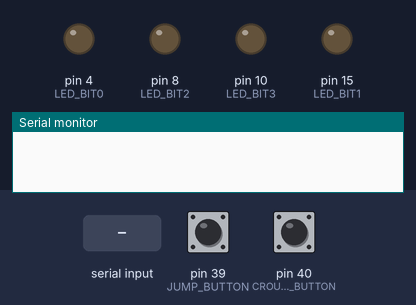
The sketch below on a simulated Arduino Mega 2560, built with avr-gcc and run on an emulated ATmega2560. Parts: output pins drawn as LEDs (lit = HIGH), the last lines printed to the serial monitor. The test bench sets the inputs (shaded band); at power-on: pin 39 (JUMP_BUTTON) HIGH, pin 40 (CROUCH_BUTTON) HIGH.

Above: at 1.2 s.
1.3 s: "R90\n" received over Serial
2.8 s: "90,45\n" received over Serial
At 3.5 s:
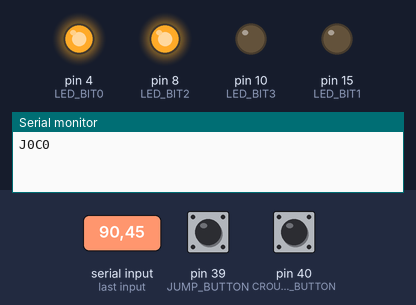
4.3 s: "30,150\n" received over Serial
At 4.7 s:
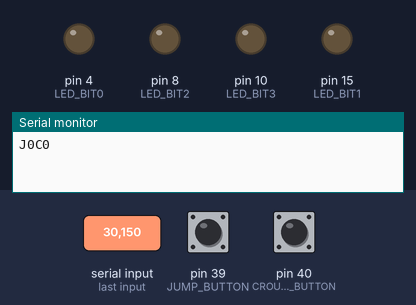
5.8 s: "200\n" received over Serial
7.3 s: "R,45\n" received over Serial
At 8.1 s:
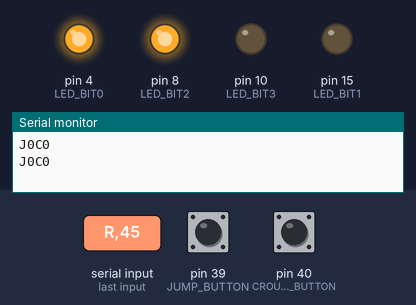
8.8 s: "90\n" received over Serial
At 9.2 s:
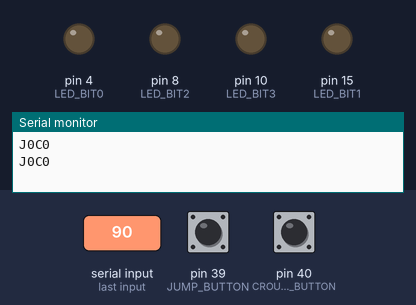
Timing chart, 0 to 11.3 s (numbered marks = the images above; inputs shaded):
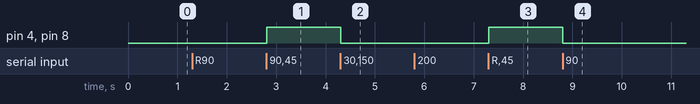

The sketch:

Dino_Jumper_Handshake.ino
```cpp
/*
  DINO JUMPER - ARDUINO CONTROLLER WITH HANDSHAKING

  Implements serial handshaking (call & response) between P5.js and Arduino.

  INPUTS (Sensors):
  - Pin 39: Jump Button
  - Pin 40: Crouch Button

  OUTPUTS (Actuators - 4 LEDs for binary score):
  - Pin 4:  LED 1 (bit 0 - ones place) - First digit
  - Pin 15: LED 2 (bit 1 - twos place) - Second digit
  - Pin 8:  LED 3 (bit 2 - fours place) - Third digit
  - Pin 10: LED 4 (bit 3 - eights place) - Fourth digit

  HANDSHAKING PROTOCOL:
  - P5 sends: 'R' (Request button state)
  - Arduino responds: "J1C0\n" (Jump=1, Crouch=0) or similar
  - P5 sends: score as integer (0-15)
  - Arduino displays score in binary on LEDs

  WIRING:
  - Pin 39 → Jump Button → GND (use internal pullup)
  - Pin 40 → Crouch Button → GND (use internal pullup)
  - Pin 4 → 220Ω → LED 1 (First digit) → GND
  - Pin 15 → 220Ω → LED 2 (Second digit) → GND
  - Pin 8 → 220Ω → LED 3 (Third digit) → GND
  - Pin 10 → 220Ω → LED 4 (Fourth digit) → GND
*/

// Button pins (inputs)
const int JUMP_BUTTON = 39;
const int CROUCH_BUTTON = 40;

// LED pins (outputs) - for binary score display
const int LED_BIT0 = 4;   // Ones place (1) - First digit
const int LED_BIT1 = 15;  // Twos place (2) - Second digit
const int LED_BIT2 = 8;   // Fours place (4) - Third digit
const int LED_BIT3 = 10;  // Eights place (8) - Fourth digit

// Button states
int jumpState = 0;
int crouchState = 0;

// Score from P5
int score = 0;

void setup()
{
  // Setup button pins with internal pullup resistors
  pinMode(JUMP_BUTTON, INPUT_PULLUP);
  pinMode(CROUCH_BUTTON, INPUT_PULLUP);

  // Setup LED pins as outputs
  pinMode(LED_BIT0, OUTPUT);
  pinMode(LED_BIT1, OUTPUT);
  pinMode(LED_BIT2, OUTPUT);
  pinMode(LED_BIT3, OUTPUT);

  // Start with all LEDs off
  digitalWrite(LED_BIT0, LOW);
  digitalWrite(LED_BIT1, LOW);
  digitalWrite(LED_BIT2, LOW);
  digitalWrite(LED_BIT3, LOW);

  // Start serial communication
  Serial.begin(9600);
}

void loop()
{
  // HANDSHAKING: Wait for request from P5
  if (Serial.available() > 0)
  {
    char incoming = Serial.read();

    // If P5 requests button state with 'R'
    if (incoming == 'R')
    {
      // Read button states (LOW = pressed because of pullup)
      jumpState = !digitalRead(JUMP_BUTTON);    // Invert for easier logic
      crouchState = !digitalRead(CROUCH_BUTTON); // Invert for easier logic

      // RESPONSE: Send button states back to P5
      // Format: "J#C#\n" where # is 1 (pressed) or 0 (not pressed)
      Serial.print("J");
      Serial.print(jumpState);
      Serial.print("C");
      Serial.print(crouchState);
      Serial.println(); // Newline for readStringUntil()
    }
    // If P5 sends a number (score)
    else if (incoming >= '0' && incoming <= '9')
    {
      // Put the character back and parse the integer
      score = incoming - '0'; // Convert ASCII to number

      // Read any additional digits if available
      while (Serial.available() > 0)
      {
        char nextChar = Serial.peek();
        if (nextChar >= '0' && nextChar <= '9')
        {
          Serial.read();
          score = score * 10 + (nextChar - '0');
        }
        else
        {
          break;
        }
      }

      // Limit score to 0-15 (4-bit display)
      score = constrain(score, 0, 15);

      // Display score in binary on LEDs
      displayBinaryScore(score);
    }
  }
}

// Function to display score in binary using 4 LEDs
void displayBinaryScore(int value)
{
  // Bit 0 (ones place - value 1)
  digitalWrite(LED_BIT0, (value & 1) ? HIGH : LOW);

  // Bit 1 (twos place - value 2)
  digitalWrite(LED_BIT1, (value & 2) ? HIGH : LOW);

  // Bit 2 (fours place - value 4)
  digitalWrite(LED_BIT2, (value & 4) ? HIGH : LOW);

  // Bit 3 (eights place - value 8)
  digitalWrite(LED_BIT3, (value & 8) ? HIGH : LOW);
}
```

Measured:
- after the input at 2.8 s, pin 4 (LED_BIT0), pin 8 (LED_BIT2): LOW → HIGH at once
- after the input at 4.3 s, pin 4 (LED_BIT0), pin 8 (LED_BIT2): HIGH → LOW at once
- after the input at 7.3 s, pin 4 (LED_BIT0), pin 8 (LED_BIT2): LOW → HIGH at once
- after the input at 8.8 s, pin 4 (LED_BIT0), pin 8 (LED_BIT2): HIGH → LOW at once
